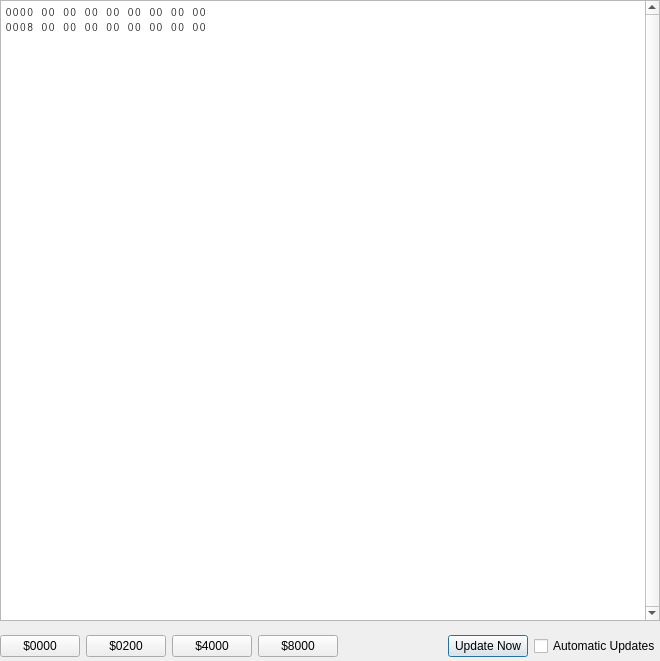
<?xml version="1.0" encoding="UTF-8"?>
<ui version="4.0">
 <class>MemoryBrowser</class>
 <widget class="QDialog" name="MemoryBrowser">
  <property name="geometry">
   <rect>
    <x>0</x>
    <y>0</y>
    <width>660</width>
    <height>661</height>
   </rect>
  </property>
  <property name="windowTitle">
   <string>Memory Browser</string>
  </property>
  <widget class="QPlainTextEdit" name="hexCodeDisplay">
   <property name="enabled">
    <bool>true</bool>
   </property>
   <property name="geometry">
    <rect>
     <x>0</x>
     <y>0</y>
     <width>660</width>
     <height>621</height>
    </rect>
   </property>
   <property name="font">
    <font>
     <family>Courier</family>
     <weight>50</weight>
     <bold>false</bold>
     <kerning>true</kerning>
    </font>
   </property>
   <property name="acceptDrops">
    <bool>false</bool>
   </property>
   <property name="verticalScrollBarPolicy">
    <enum>Qt::ScrollBarAlwaysOn</enum>
   </property>
   <property name="sizeAdjustPolicy">
    <enum>QAbstractScrollArea::AdjustToContents</enum>
   </property>
   <property name="undoRedoEnabled">
    <bool>false</bool>
   </property>
   <property name="readOnly">
    <bool>true</bool>
   </property>
   <property name="plainText">
    <string>0000 00 00 00 00 00 00 00 00
0008 00 00 00 00 00 00 00 00</string>
   </property>
  </widget>
  <widget class="QWidget" name="horizontalLayoutWidget">
   <property name="geometry">
    <rect>
     <x>0</x>
     <y>630</y>
     <width>661</width>
     <height>32</height>
    </rect>
   </property>
   <layout class="QHBoxLayout" name="horizontalLayout">
    <item>
     <widget class="QPushButton" name="go0000">
      <property name="text">
       <string>$0000</string>
      </property>
      <property name="autoDefault">
       <bool>false</bool>
      </property>
     </widget>
    </item>
    <item>
     <widget class="QPushButton" name="go0200">
      <property name="text">
       <string>$0200</string>
      </property>
      <property name="autoDefault">
       <bool>false</bool>
      </property>
     </widget>
    </item>
    <item>
     <widget class="QPushButton" name="go4000">
      <property name="text">
       <string>$4000</string>
      </property>
      <property name="autoDefault">
       <bool>false</bool>
      </property>
     </widget>
    </item>
    <item>
     <widget class="QPushButton" name="go8000">
      <property name="text">
       <string>$8000</string>
      </property>
      <property name="autoDefault">
       <bool>false</bool>
      </property>
     </widget>
    </item>
    <item>
     <spacer name="horizontalSpacer">
      <property name="orientation">
       <enum>Qt::Horizontal</enum>
      </property>
      <property name="sizeHint" stdset="0">
       <size>
        <width>40</width>
        <height>20</height>
       </size>
      </property>
     </spacer>
    </item>
    <item>
     <widget class="QPushButton" name="updateButton">
      <property name="text">
       <string>Update Now</string>
      </property>
      <property name="default">
       <bool>true</bool>
      </property>
     </widget>
    </item>
    <item>
     <widget class="QCheckBox" name="autoUpdates">
      <property name="text">
       <string>Automatic Updates</string>
      </property>
     </widget>
    </item>
   </layout>
  </widget>
  <zorder>hexCodeDisplay</zorder>
  <zorder>horizontalLayoutWidget</zorder>
  <zorder>updateButton</zorder>
 </widget>
 <resources/>
 <connections/>
</ui>
